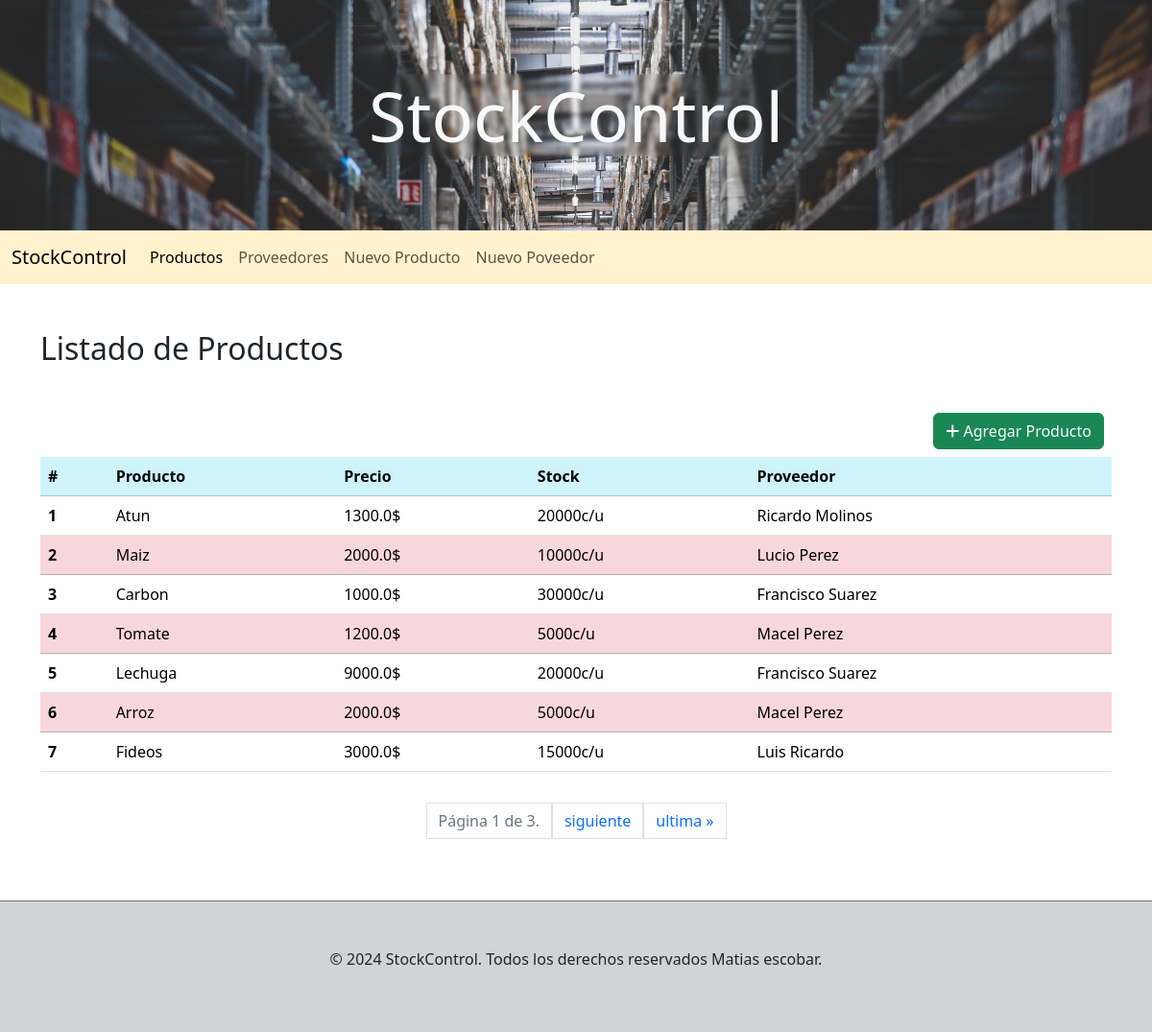
The page / on the database its author committed.
### compra/models.py (models this page shows, shortened)
class Producto(models.Model):
    nombre = models.CharField(max_length=100)
    precio = models.FloatField()
    stock_actual = models.IntegerField()
    proveedor = models.ForeignKey(Proveedor, on_delete=models.CASCADE, related_name='proveedor')
    class Meta:
        ordering = ['id']

class Proveedor(models.Model):
    nombre = models.CharField(max_length=100)
    apellido = models.CharField(max_length=100)
    dni = models.IntegerField()
    def __str__(self):
        return self.nombre + ' ' + self.apellido
    class Meta:
        ordering = ['id']

### compra/views.py (the view)
# urls.py: path('', productos, name='productos'),
def productos(request):
    productos = Producto.objects.all()
    paginacion = Paginator(productos, 7)
    page_number = request.GET.get("page")
    page_obj = paginacion.get_page(page_number)
    return render(request, 'compra/index.html', {'page_obj': page_obj})

### compra/templates/compra/index.html (shortened to what this page needs)
{% extends 'base/base.html'%}
{% block content %}
<main class="container">
    <section class="mb-5 mt-5">
        <h2 class="mb-5">Listado de Productos</h2>
        {% if not page_obj%}
            <p class="p-5 text-center fw-bold ">No hay productos que mostrar!!!...</p>
        {%else%}
        <div class="d-flex justify-content-end">
            <a class="text-light mb-2 btn btn-success me-2" href="{% url 'compra:alta_producto' %}"><i class="fa-solid fa-plus"></i> Agregar Producto</a>
        </div>
        <div>
            <table class="table">
              <thead class="table-info">
                <tr>
                  <th scope="col">#</th>
                  <th scope="col">Producto</th>
                  <th scope="col">Precio</th>
                  <th scope="col">Stock</th>
                  <th scope="col">Proveedor</th>
                </tr>
              </thead>
              <tbody>
                {% for producto in page_obj %}
                <tr class="{% if forloop.counter|divisibleby:2 %} table-danger {% endif %}">
                  <th scope="row">{{producto.id}}</th>
                  <td>{{producto.nombre}}</td>
                  <td>{{producto.precio}}$</td>
                  <td>{{producto.stock_actual}}c/u</td>
                  <td>{{producto.proveedor}}</td>
                </tr>
                {% endfor %}
              </tbody>
            </table>
            <div class="p-3 d-flex justify-content-center">
                <span class="pagination step-links">
                    <span class="text-secondary page-link current">
                        Página {{ page_obj.number }} de {{ page_obj.paginator.num_pages }}.
                    </span>
                    {% if page_obj.has_next %}
                        <a class="page-link"  href="?page={{ page_obj.next_page_number }}">siguiente</a>
                        <a class="page-link"  href="?page={{ page_obj.paginator.num_pages }}">ultima &raquo;</a>
                    {% endif %}
                </span>
            </div>
        </div>
        {%endif%}
    </section>
</main>
{% endblock %}

### static/css/styles.css (style rules this page uses)
html { box-sizing: border-box; height: 100%; }
*, *:before, *:after { box-sizing: inherit; }

### rows shown on the page
Producto: id "1", nombre "Atun", precio "1300.0", stock_actual "20000", proveedor "Ricardo Molinos"
Producto: id "2", nombre "Maiz", precio "2000.0", stock_actual "10000", proveedor "Lucio Perez"
Producto: id "3", nombre "Carbon", precio "1000.0", stock_actual "30000", proveedor "Francisco Suarez"
Producto: id "4", nombre "Tomate", precio "1200.0", stock_actual "5000", proveedor "Macel Perez"
Producto: id "5", nombre "Lechuga", precio "9000.0", stock_actual "20000", proveedor "Francisco Suarez"
Producto: id "6", nombre "Arroz", precio "2000.0", stock_actual "5000", proveedor "Macel Perez"
Producto: id "7", nombre "Fideos", precio "3000.0", stock_actual "15000", proveedor "Luis Ricardo"

### other values the page prints
{{ page_obj.number }} "1"
{{ page_obj.paginator.num_pages }} "3"
